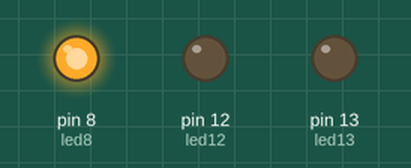
A sketch run on a simulated Arduino Uno, built with avr-gcc and run on an emulated ATmega328P. Shown: output pins drawn as LEDs (lit = HIGH).

Above: at 1.0 s.
At 3.0 s:
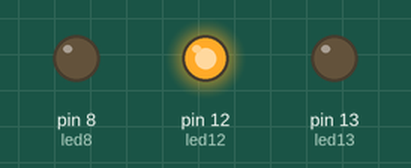
At 5.0 s:
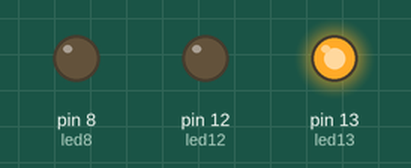
Timing chart, 0 to 7.8 s (numbered marks = the images above):
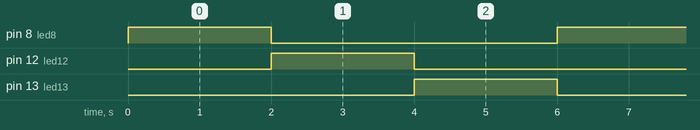

The sketch:

parpadeo.ino
```cpp
int led13 = 13;
int led12 = 12;
int led8 = 8;

void setup()
{
  pinMode(led8,OUTPUT);
  pinMode(led12,OUTPUT);
  pinMode(led13,OUTPUT);
}

void loop()
{
 digitalWrite(led8, HIGH);
 digitalWrite(led12, LOW);
 digitalWrite(led13, LOW);
 delay(2000);
 digitalWrite(led8, LOW);
 digitalWrite(led12, HIGH);
 delay(2000);
 digitalWrite(led12, LOW);
 digitalWrite(led13, HIGH);
 delay(2000);
}
```

Measured:
- by itself, pin 8 (led8), pin 12 (led12), pin 13 (led13): alternates HIGH for 2.0 s and LOW for 4.0 s
- by itself, everything shown: repeats every 6.0 s, in 3 steps
